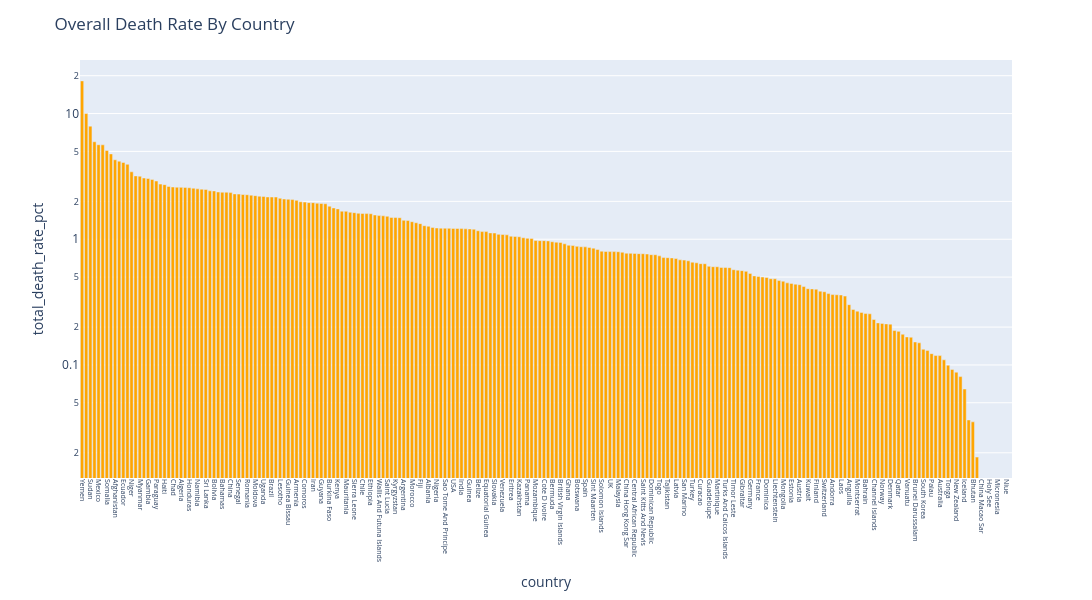

Notebook code cell kept with this figure:
### Markdown cell above
## Total death rate for listed countries

### Code cell
query="""
SELECT
    country,
    100.0 * MAX(cumulative_total_deaths) / NULLIF(MAX(cumulative_total_cases), 0)
        AS total_death_rate_pct
FROM covid_cases
GROUP BY country;
"""

df = pd.read_sql(query, conn)


fig = px.bar(df.sort_values('total_death_rate_pct', ascending=False), 
       x='country', 
       y='total_death_rate_pct',
       hover_data=['total_death_rate_pct'],
       color_discrete_sequence=['orange'])
    
    
fig.update_layout(
    xaxis=dict(tickangle=90, tickfont=dict(size=7)),
    height=600,
    width=1400,
    title="Overall Death Rate By Country"
)
fig.update_yaxes(type='log')
fig.write_html(PROJECT_ROOT/ "figures" / "Total_Death_Rate_By_Country.html")

fig.show()

### Figure 1 — Plotly figure (JSON) as saved in the notebook; plotly's stock layout.template omitted (floating-point values rounded to 4 significant figures; data arrays with more than 128 entries replaced by an {"elided": "..."} marker saying what was removed)
{"data": [{"alignmentgroup": "True", "hovertemplate": "country=%{x}<br>total_death_rate_pct=%{y}<extra></extra>", "legendgroup": "", "marker": {"color": "orange", "pattern": {"shape": ""}}, "name": "", "offsetgroup": "", "orientation": "v", "showlegend": false, "textposition": "auto", "type": "bar", "x": {"elided": "226 str values"}, "xaxis": "x", "y": {"elided": "226 float values"}, "yaxis": "y"}], "layout": {"barmode": "relative", "height": 600, "legend": {"tracegroupgap": 0}, "margin": {"t": 60}, "title": {"text": "Overall Death Rate By Country"}, "width": 1400, "xaxis": {"anchor": "y", "domain": [0, 1], "tickangle": 90, "tickfont": {"size": 7}, "title": {"text": "country"}}, "yaxis": {"anchor": "x", "domain": [0, 1], "title": {"text": "total_death_rate_pct"}, "type": "log"}}}
